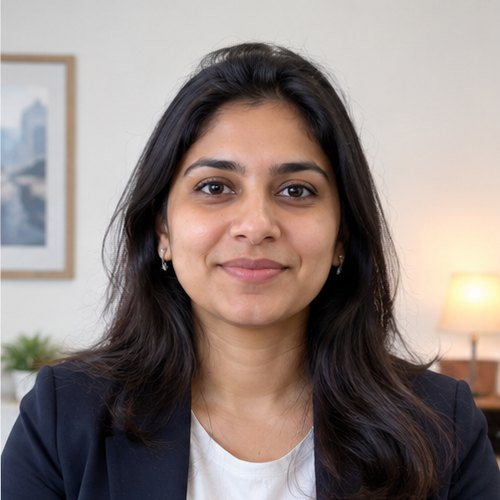
#> input picture img/interviewers/ananya.jpg, 500 x 500 px
$ python analyze.py ../../img/interviewers/ananya.jpg ../../img/interviewers/daniel.jpg
#> lines starting #> are read from the running program, lines starting #| are printed output that depends on the picture
import cv2, numpy as np, json, sys
SRC = cv2.imread(sys.argv[1]); out = sys.argv[2]; vids = sys.argv[3:]
#> further down, SRC is the input picture: shape (500, 500, 3); mean B, G, R 126.2, 130.4, 142.7
g0 = cv2.cvtColor(SRC, cv2.COLOR_BGR2GRAY).astype(np.float32)
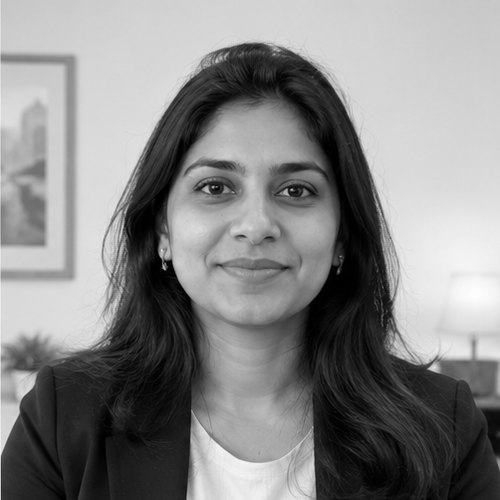
#> g0: shape (500, 500) float32; min 0, max 254, mean 133.6
# template: brows+eyes+nose, without mouth
mask = np.zeros_like(g0, np.uint8); mask[140:250, 165:345] = 255
def eye_dark(gw, cx, cy):  # mean brightness of the eye slit (open eye = dark iris/lashes)
    return float(gw[cy-5:cy+5, cx-13:cx+13].mean())
res = {}
for v in vids:
    cap = cv2.VideoCapture(v); rows = []; W = np.eye(2, 3, dtype=np.float32)
    while True:
        ok, f = cap.read()
        if not ok: break
        g = cv2.cvtColor(f, cv2.COLOR_BGR2GRAY).astype(np.float32)
        try:
            cc, W = cv2.findTransformECC(g0, g, W, cv2.MOTION_AFFINE, (cv2.TERM_CRITERIA_EPS | cv2.TERM_CRITERIA_COUNT, 80, 1e-5), mask, 3)
        except cv2.error:
            cc = 0.0
        # frame -> source coords
        gw = cv2.warpAffine(g, W, (500, 500), flags=cv2.INTER_LINEAR + cv2.WARP_INVERSE_MAP)
        hsv = cv2.cvtColor(cv2.warpAffine(f, W, (500, 500), flags=cv2.INTER_LINEAR + cv2.WARP_INVERSE_MAP), cv2.COLOR_BGR2HSV)
        box = hsv[258:286, 226:280]
        dark = float((box[..., 2] < 95).mean())      # mouth interior
        teeth = float(((box[..., 1] < 60) & (box[..., 2] > 170)).mean())
        rows.append(dict(cc=float(cc), W=W.tolist(), eye=(eye_dark(gw, 215, 188) + eye_dark(gw, 297, 191)) / 2, dark=dark, teeth=teeth))
    res[v] = rows
json.dump(res, open(out, 'w'))
for v, rows in res.items():
    e = np.array([r['eye'] for r in rows]); d = np.array([r['dark'] + r['teeth'] for r in rows]); c = np.array([r['cc'] for r in rows])
    print(v, len(rows), 'cc min %.3f med %.3f' % (c.min(), np.median(c)), 'eye %.0f..%.0f' % (e.min(), e.max()), 'mouth %.2f..%.2f' % (d.min(), d.max()))
